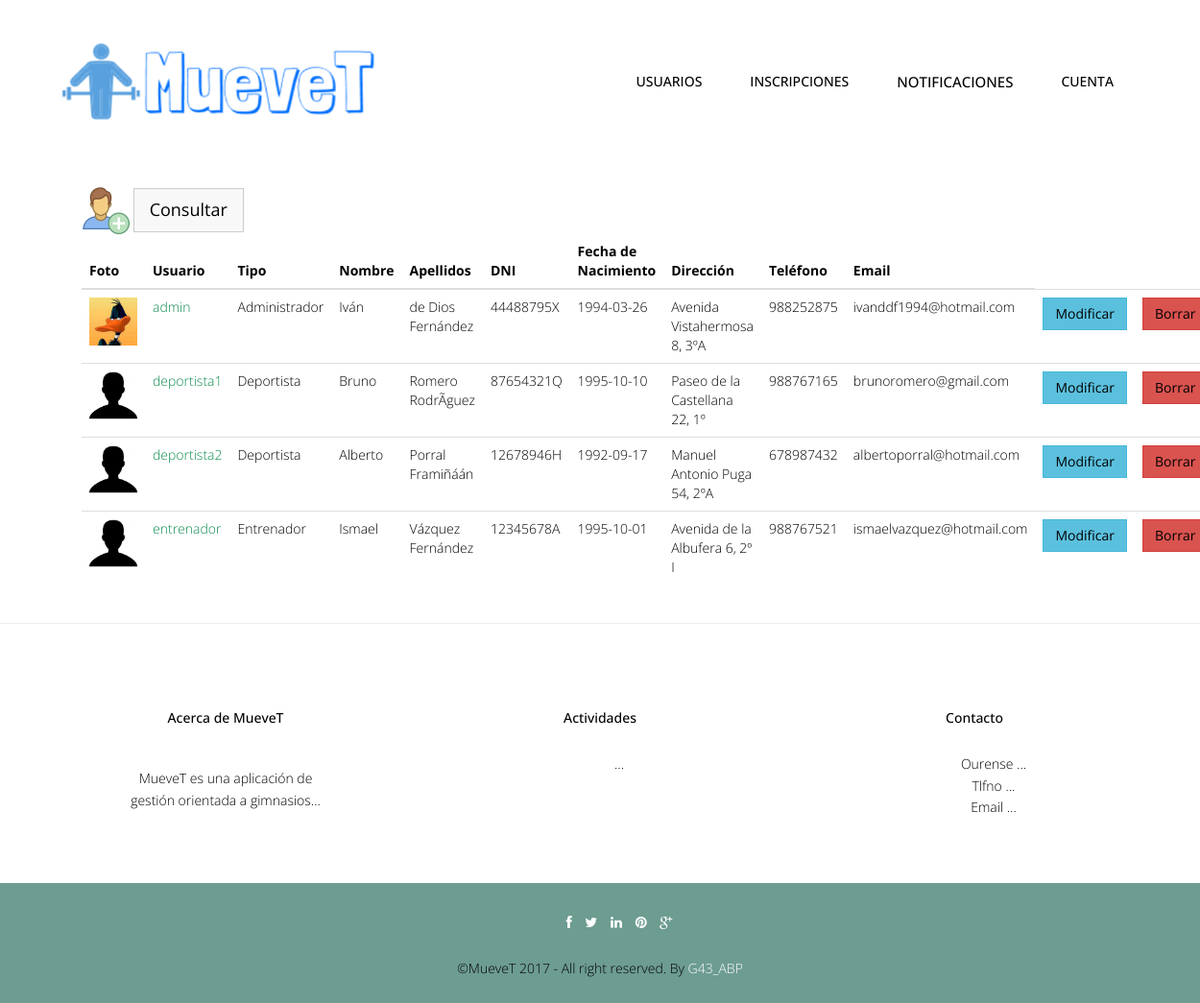
The page /abp/Controllers/USUARIO_Controller.php (signed in) on the database as committed earlier.
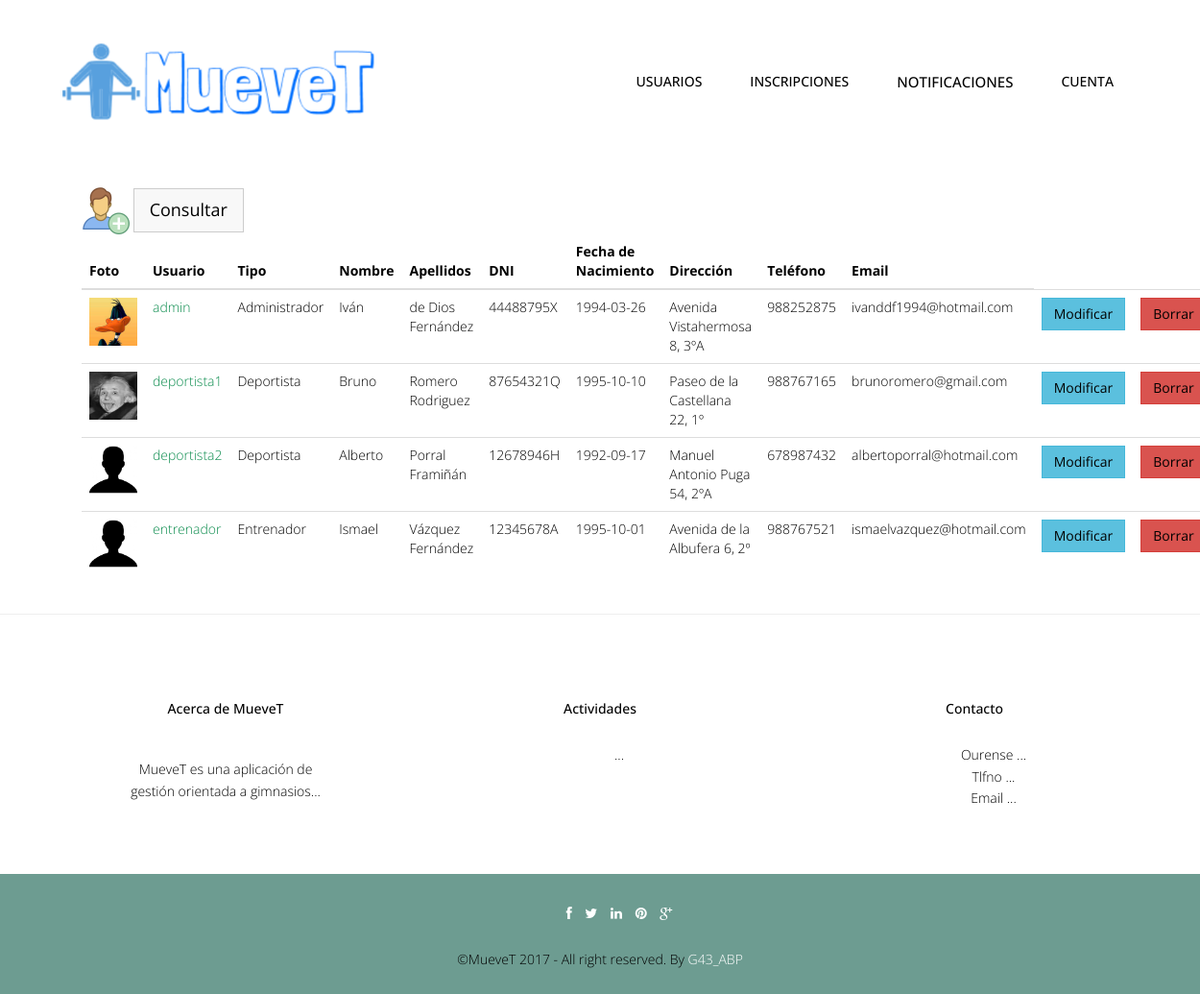
The same page on the database as committed later.
### tables this page shows
CREATE TABLE IF NOT EXISTS `usuario` (
  `foto` varchar(500) DEFAULT '../img/user.jpg',
  `userName` varchar(20) NOT NULL,
  `password` varchar(128) NOT NULL,
  `tipoUsuario` int(10) NOT NULL,
  `nombre` varchar(20) NOT NULL,
  `apellidos` varchar(70) NOT NULL,
  `dni` varchar(9) NOT NULL,
  `fechaNac` date NOT NULL,
  `direccion` varchar(80) DEFAULT NULL,
  `telefono` int(15) DEFAULT NULL,
  `email` varchar(30) NOT NULL
);

CREATE TABLE IF NOT EXISTS `rol` (
  `idRol` int(10) NOT NULL,
  `nombreRol` varchar(45) NOT NULL
);

### abp/Models/USUARIO_Model.php (called while the page is built, shortened)
<?php
include '../Functions/LibraryFunctions.php';
class USUARIO_Modelo {
    var $mysqli;
    function ConectarBD() {
        $this->mysqli = new mysqli("localhost", "root", "", "gymgest");
    }
    function ConsultarTodo($user) {
        if ($user == "entrenador") {
            $sql = "SELECT * FROM USUARIO, ENTRENADOR WHERE USUARIO.userName=ENTRENADOR.userName AND USUARIO.tipoUsuario=2";
        } else if ($user == "deportista") {
            $sql = "SELECT * FROM USUARIO, DEPORTISTA WHERE USUARIO.userName=DEPORTISTA.userName AND USUARIO.tipoUsuario=3";
        } else {
            $sql = "SELECT * FROM USUARIO";
        }
        if (!($resultado = $this->mysqli->query($sql))) {
            return 'Error en la consulta sobre la base de datos';
        } else {
            $toret = array();
            $i = 0;
            while ($fila = $resultado->fetch_array()) {
                $toret[$i] = $fila;
                $i++;
            }
            return $toret;
        }
    }
}
?>

### abp/Views/USUARIO_SHOWALL_Vista.php (the view, shortened to what this page needs)
<?php
class USUARIO_Show {
    private $datos;
    function __construct($array, $volver) {
        $this->datos = $array;
        $this->render();
    }
    function render() {
        ?>
        <div class="container">
            <?php
            $lista = array('foto', 'userName', 'tipoUsuario', 'nombre', 'apellidos', 'dni', 'fechaNac', 'direccion', 'telefono', 'email');
            ?>
            <br><br>
            <div class="container">
                <div class="col-lg-12">
                    <a href='USUARIO_Controller.php?accion=<?php echo $strings['Seleccionar']; ?>'><img src="../img/useradd.png" width="50px" height="50px"></a>
                    <button type="button" class="btn btn-default btn-lg"><a href='USUARIO_Controller.php?accion=<?php echo $strings['Consultar']; ?>'><?php echo $strings['Consultar'] ?></a></button>
                    <table class="table">
                        <thead class="thead-dark">
                            <tr>
                                <?php
                                foreach ($lista as $titulo) {
                                    echo "<th>";
                                    echo $strings[$titulo];
                                    echo "</th>";
                                }
                                echo "</tr>";
                                echo "</thead>";
                                echo "<tbody>";
                                for ($j = 0; $j < count($this->datos); $j++) {
                                    echo "<tr>";
                                    foreach ($this->datos [$j] as $clave => $valor) {
                                        for ($i = 0; $i < count($lista); $i++) {
                                            if ($clave === $lista[$i]) {
                                                echo "<td>";
                                                if (($clave === 'foto')) {
                                                    if (is_file($valor)) {
                                                        ?><a target='_blank' href='<?php echo $valor ?>'><img src='<?php echo $valor ?>' width="50" height="50"></a> <?php
                                                    } else {
                                                        ?><a target='_blank' href="../img/user.jpg"><img src="../img/user.jpg" width="50" height="50"></a> <?php
                                                }
                                                break;
                                            } if ($clave === 'tipoUsuario') {
                                                echo $strings[ConsultarNOMRol($valor)];
                                                break;
                                            }
                                            if ($clave === 'userName') {
                                                ?>
                                            <a href='USUARIO_Controller.php?userName=<?php echo $this->datos[$j]['userName'] . '&accion=' . $strings['Ver']; ?>'><font color="#088A4B"><?php echo $valor; ?></font></a> <?php
                        } else {
                            echo $valor;
                        }
                        echo "</td>";
                    }
                }
            }
                                ?>
                            <td><button type="button" class="btn btn-info"><a href='USUARIO_Controller.php?userName=<?php echo $this->datos[$j]['userName'] . '&accion=' . $strings['Modificar']; ?>'><?php echo $strings['Modificar']; ?></a></button></td>
                            <td><button type="button" class="btn btn-danger"><a href='USUARIO_Controller.php?userName=<?php echo $this->datos[$j]['userName'] . '&accion=' . $strings['Borrar']; ?>'><?php echo $strings['Borrar']; ?></a></button></td>
                                    <?php
                                }
                                ?>
                        </tbody>
                    </table>
                </div>
            </div>
        </div>
        <?php
        include '../Views/footer.php';
    }
}

### abp/Views/header.php (shortened to what this page needs)
<!DOCTYPE html>
<html lang="en">
    <head>
        <link href="../css/bootstrap.min.css" rel="stylesheet">
        <link href="../css/responsive-slider.css" rel="stylesheet">
        <link rel="stylesheet" href="../css/animate.css">
        <link rel="stylesheet" href="../css/font-awesome.min.css">
        <link href="../css/style.css" rel="stylesheet">
    </head>
    <body>
        <header>
            <div class="container">
                <div class="row">
                    <nav class="navbar navbar-default" role="navigation">
                        <div class="container-fluid">
                            <div class="navbar-header">
                                <div class="navbar-brand">
                                    <br><a href="../index.php"><img src="../img/logo.png" width="325" height="80"></a>
                                </div>
                            </div>
                            <div class="menu">
                                <ul class="nav nav-tabs" role="tablist">
                                    <?php
                                    showNavbar();
                                    ?>
                                </ul>
                            </div>
                        </div>
                    </nav>
                </div>
            </div>
        </header>

### abp/Functions/LibraryFunctions.php (shortened to what this page needs)
<?php
function ConsultarNOMRol($idRol) {
    $mysqli = new mysqli("localhost", "root", "", "gymgest");
    $sql = "SELECT nombreRol FROM ROL WHERE idRol='" . $idRol . "'";
    $result = $mysqli->query($sql)->fetch_array();
    return $result['nombreRol'];
}
function añadirFuncionalidades($NOM) {
    $mysqli = new mysqli("localhost", "root", "", "gymgest");
    $rol = "SELECT tipoUsuario FROM USUARIO  WHERE userName='" . $NOM['login'] . "'";
    $sql = "SELECT DISTINCT categoriaFuncionalidad FROM FUNCIONALIDAD, FUNCIONALIDAD_ROL WHERE FUNCIONALIDAD_ROL.idFuncionalidad = FUNCIONALIDAD.idFuncionalidad AND FUNCIONALIDAD_ROL.idRol=(" . $rol . ")";
    if (!($resultado = $mysqli->query($sql))) {
        echo 'Error en la consulta sobre la base de datos';
    } else {
        while ($fila = $resultado->fetch_array()) {
            $funcionalidad = $fila['categoriaFuncionalidad'];
            switch ($funcionalidad) {
                case "Gestion Usuarios":
                    ?><br><br>
                    <li class="nav-item dropdown">
                        <a class="nav-link dropdown-toggle" href="" id="navbarDropdownMenuLink" data-toggle="dropdown" aria-haspopup="true" aria-expanded="false" href="../Controllers/USUARIO_Controller.php"><?php echo $strings['Gestión de Usuarios'] ?> </a>
                    </li>
                    <?php
                    break;
                    ?><li role="presentation"><a href="" class="m1"><?php echo $strings['Gestión de Actividades Grupales']; ?></a></li> <?php
                case "Gestion Notificaciones":
                    ?><li><a style="font-size:15px;" href='../Controllers/NOTIFICACION_Controller.php'><?php echo $strings['Gestión de notificaciones']; ?></a></li> <?php
                        break;
                        ?><li><a style="font-size:15;" href='../Controllers/SESION_Controller.php'><?php echo $strings['Gestión de sesiones']; ?></a></li><?php
                    case "Gestion Inscripciones":
                        ?><li class="nav-item dropdown">
                        <a class="nav-link dropdown-toggle" href="" id="navbarDropdownMenuLink" data-toggle="dropdown" aria-haspopup="true" aria-expanded="false"><?php echo $strings['Gestión de Inscripciones'] ?> </a>
                    </li>
                    <?php
                    break;
                default:
                    break;
            }
        }
    }
}
function showNavbar() {
    if (!isset($_SESSION)) {
        echo '<br><br><li role="presentation" class="active"><a href="../Functions/Conectar.php" class="m1">Iniciar Sesion</a></li>';
        echo '<li role="presentation"><a href="" class="m1">Sobre Nosotros</a></li>';
        echo '<li role="presentation"><a href="" class="m1">Contacto</a></li>';
    } else {
        añadirFuncionalidades($_SESSION);
        ?>
        <li class="nav-item dropdown">
            <a class="nav-link dropdown-toggle" href="" id="navbarDropdownMenuLink" data-toggle="dropdown" aria-haspopup="true" aria-expanded="false">
                <?php echo $strings['Cuenta'] ?>
            </a>
        </li>
        <?php
    }
}
?>

### abp/Controllers/USUARIO_Controller.php (shortened to what this page needs)
<?php
include '../Models/USUARIO_Model.php';
include '../Views/header.php';
Switch ($_REQUEST['accion']) {
    default:
        if (!isset($_REQUEST['userName'])) {
            $usuario = new USUARIO_Modelo('', '', '', '', '', '', '', '', '', '', '', '', '', '','');
        } else {
            $usuario = get_data_form();
        }
        $datos = $usuario->ConsultarTodo($_REQUEST['user']);
        if (!tienePermisos('USUARIO_Show')) {
            new Mensaje('No tienes los permisos necesarios', '../Views/DEFAULT_Vista.php');
        } else {
            new USUARIO_Show($datos, '../Views/DEFAULT_Vista.php');
        }
}
?>

### abp/Views/footer.php (shortened to what this page needs)
<hr>
	<footer>
		<div class="container">
			<div class="row">
				<div class="col-lg-4">
					<div class="widget">
						<h5 class="widgetheading">Acerca de MueveT</h5>
						<p>MueveT es una aplicación de gestión orientada a gimnasios...</p>
					</div>
				</div>
				<div class="col-lg-4">
					<div class="widget">
						<h5 class="widgetheading">Actividades</h5>
						<ul class="link-list">
							<li><a href="#">...</a></li>
						</ul>
					</div>
				</div>
				<div class="col-lg-4">
					<div class="widget">
						<h5 class="widgetheading">Contacto</h5>
						<ul class="link-list">
							<li><a href="#">Ourense ...</a></li>
							<li><a href="#">Tlfno ...</a></li>
							<li><a href="#">Email ...</a></li>
						</ul>
					</div>
				</div>
			</div>
		</div>
		<div class="sub-footer">
			<div class="container">
				<div class="row">
					<div class="col-lg-12">
						<ul class="social-network">
							<li><a href="#" data-placement="top" title="Facebook"><i class="fa fa-facebook fa-1x"></i></a></li>
							<li><a href="#" data-placement="top" title="Twitter"><i class="fa fa-twitter fa-1x"></i></a></li>
							<li><a href="#" data-placement="top" title="Linkedin"><i class="fa fa-linkedin fa-1x"></i></a></li>
							<li><a href="#" data-placement="top" title="Pinterest"><i class="fa fa-pinterest fa-1x"></i></a></li>
							<li><a href="#" data-placement="top" title="Google plus"><i class="fa fa-google-plus fa-1x"></i></a></li>
						</ul>
					</div>
					<div class="col-lg-12">
						<div class="copyright">
							<p>
								<span>&copy;MueveT 2017 - All right reserved. By </span><a href="" target="_blank">G43_ABP</a>
							</p>
						</div>
					</div>
				</div>
			</div>
		</div>
	</footer>
  </body>
</html>

### abp/css/style.css (style rules this page uses)
body { font-family:'Open Sans', Arial, sans-serif; font-size:14px; font-weight:300; line-height:1.6em; color:#000; background-color:#fff; }
hi,h2,h3,h4,h5,h6 { color:#000; line-height:1.1em; }
p { color:#000; }
.navbar-default { margin-top:-10px; background-color: #fff; border-radius:0; border:0; }
.container-fluid > .navbar-header { margin-right: 30px; margin-left: 10px; margin-top:20px; border-radius:0; }
.navbar-brand { float: left; height: 30px; padding: 15px 15px; font-size: 18px; line-height: 20px; }
.menu { font-size:14px; float:right; text-transform:uppercase; font-weight:500; }
.menu ul.nav-tabs li { color:#000; }
.nav-tabs { border-bottom: 0; }
.nav-tabs > li { float: left; margin-bottom: 0; }
.nav-tabs > li > a { margin-bottom:20px; margin-right: 20px; line-height: 1.42857143; border-bottom: 3px solid transparent; border-radius:0; color:#000; border-top:0; border-right:0; border-left:0; }
.blog h3,p { color:#000; padding:15px; }
.widget { margin-top:10px; padding:50px; text-align:center; }
.widget p,ul { margin-top:30px; }
.link-list ul,li,a { color:#000; list-style:none; }
.copyright { text-align:center; }
.copyright a { color:#fff; }
.sub-footer { background-color: #6D9C91; }
ul.social-network { list-style:none; margin-top:30px; text-align:center; }
ul.social-network li { display:inline; margin: 0 5px; color:#fff; }
ul.social-network li a { color:#fff; }

### abp/css/overwrite.css (style rules this page uses)
.btn { text-shadow: none; background-image:none; border-color: none; border-bottom-color: none; -webkit-box-shadow: none; -moz-box-shadow: none; box-shadow: none; }
.btn { outline:0; -webkit-border-radius: 0; -moz-border-radius: 0; border-radius: 0; }
.btn-lg { -webkit-border-radius: 0; -moz-border-radius: 0; border-radius: 0; }
.btn-default { color: #333333; background-color: #f8f8f8; }

Rows that differ between the two databases and show on the page:
changed usuario "deportista1": foto: picture added; foto empty → "../Documents/Deportistas/87654321Q/Foto/s.jpeg" (drawn)
changed usuario "deportista2": foto empty → "../img/user.jpg" (drawn); foto: picture added
changed usuario "entrenador": foto empty → "../img/user.jpg" (drawn); foto: picture added
Other text that changed with them:
list line gone: "Romero RodrÃguez"
new list line: "Romero Rodriguez"
list line gone: "Porral Framiñáán"
new list line: "Porral Framiñán"
list line gone: "Avenida de la Albufera 6, 2º I"
new list line: "Avenida de la Albufera 6, 2º"
